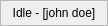
<?xml version="1.0" encoding="UTF-8"?>
<ui version="4.0">
 <class>FormVisitorsTrayItem</class>
 <widget class="QWidget" name="FormVisitorsTrayItem">
  <property name="geometry">
   <rect>
    <x>0</x>
    <y>0</y>
    <width>108</width>
    <height>26</height>
   </rect>
  </property>
  <property name="maximumSize">
   <size>
    <width>16777215</width>
    <height>26</height>
   </size>
  </property>
  <property name="windowTitle">
   <string>Form</string>
  </property>
  <layout class="QHBoxLayout" name="horizontalLayout_2">
   <property name="spacing">
    <number>5</number>
   </property>
   <property name="margin">
    <number>0</number>
   </property>
   <item>
    <widget class="QFrame" name="frame">
     <property name="frameShape">
      <enum>QFrame::StyledPanel</enum>
     </property>
     <property name="frameShadow">
      <enum>QFrame::Raised</enum>
     </property>
     <layout class="QHBoxLayout" name="horizontalLayout">
      <property name="spacing">
       <number>5</number>
      </property>
      <property name="margin">
       <number>0</number>
      </property>
      <item>
       <widget class="QPushButton" name="pushButton">
        <property name="text">
         <string>Idle - [john doe]</string>
        </property>
        <property name="icon">
         <iconset resource="lh3.qrc">
          <normaloff>:/lh3/Resources/chatting_user.png</normaloff>:/lh3/Resources/chatting_user.png</iconset>
        </property>
        <property name="checkable">
         <bool>true</bool>
        </property>
        <property name="flat">
         <bool>true</bool>
        </property>
       </widget>
      </item>
     </layout>
    </widget>
   </item>
  </layout>
 </widget>
 <resources>
  <include location="lh3.qrc"/>
 </resources>
 <connections>
  <connection>
   <sender>pushButton</sender>
   <signal>clicked()</signal>
   <receiver>FormVisitorsTrayItem</receiver>
   <slot>selectButtonClicked()</slot>
   <hints>
    <hint type="sourcelabel">
     <x>22</x>
     <y>11</y>
    </hint>
    <hint type="destinationlabel">
     <x>44</x>
     <y>-14</y>
    </hint>
   </hints>
  </connection>
 </connections>
 <slots>
  <slot>selectButtonClicked()</slot>
 </slots>
</ui>
